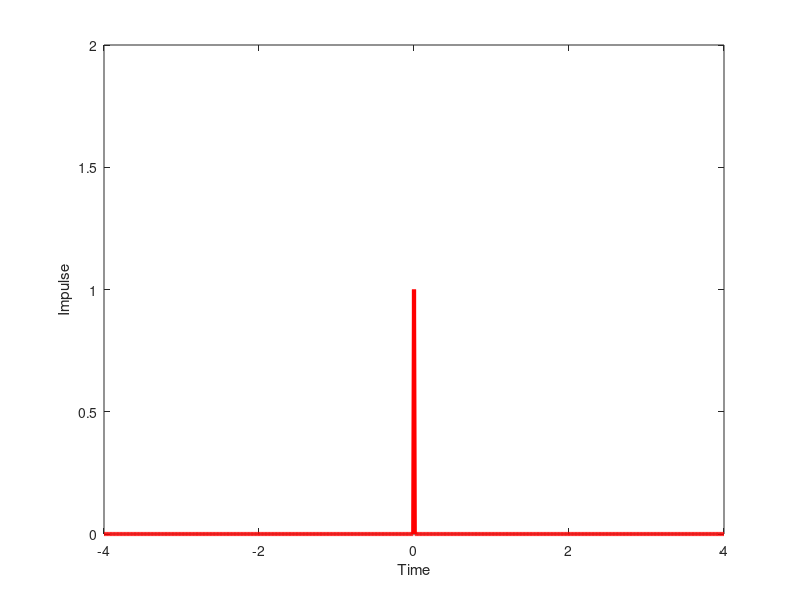

The MATLAB script that drew this image:
function impulse() ;
t = -4:0.01:4;
y = zeros(1, length(t));
i = find(t == 0);
y(i) = 1;
plot(t, y, '-r', 'LineWidth', 3);
xlabel('Time');
ylabel('Impulse');
ylim([0 2]);

